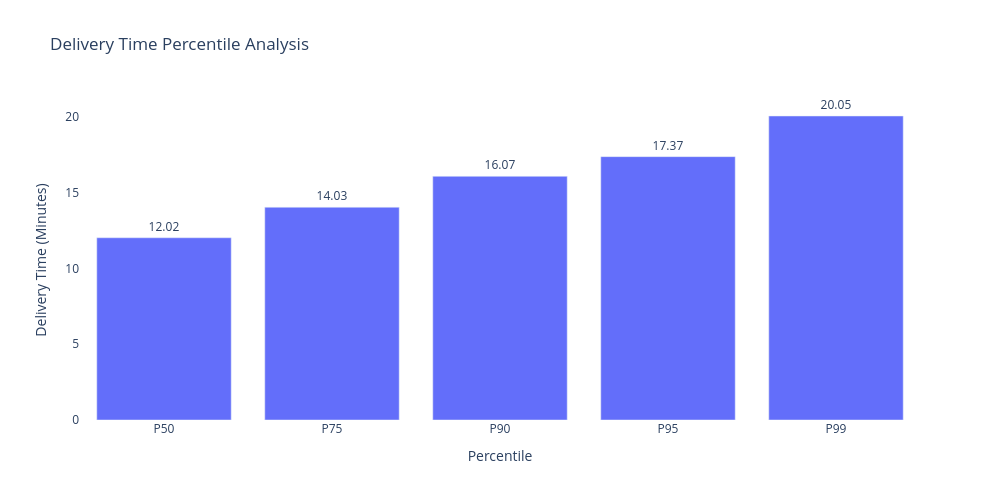

The code cell stored with this chart in its notebook:
### Code cell
delivery_df['delivery_time_minutes'] = (delivery_df['delivered_ts']-delivery_df['order_ts']).dt.total_seconds() / 60

percentile = [50, 75, 90, 95, 99]
percentiles = np.percentile(delivery_df['delivery_time_minutes'], percentile)

percentile_result = pd.DataFrame({
    'percentile' : [f"P{i}" for i in percentile],
    'delivery time (minutes)' : np.round(percentiles, 2)
})

fig = px.bar(
    percentile_result,
    x='percentile',
    y='delivery time (minutes)',
    text='delivery time (minutes)',
    title='Delivery Time Percentile Analysis'
)

fig.update_traces(
    textposition='outside'
)

fig.update_layout(
    width=1000,
    height=500,
    yaxis_title='Delivery Time (Minutes)',
    xaxis_title='Percentile',
    plot_bgcolor='white',
    hovermode=False
)

fig.show()

### Figure 1 — Plotly figure (JSON) as saved in the notebook; plotly's stock layout.template omitted (floating-point values rounded to 4 significant figures)
{"data": [{"hovertemplate": "percentile=%{x}<br>delivery time (minutes)=%{text}<extra></extra>", "legendgroup": "", "marker": {"color": "#636efa", "pattern": {"shape": ""}}, "name": "", "orientation": "v", "showlegend": false, "text": [12.02, 14.03, 16.07, 17.37, 20.05], "textposition": "outside", "type": "bar", "x": ["P50", "P75", "P90", "P95", "P99"], "xaxis": "x", "y": [12.02, 14.03, 16.07, 17.37, 20.05], "yaxis": "y"}], "layout": {"barmode": "relative", "height": 500, "hovermode": false, "legend": {"tracegroupgap": 0}, "plot_bgcolor": "white", "title": {"text": "Delivery Time Percentile Analysis"}, "width": 1000, "xaxis": {"anchor": "y", "domain": [0, 1], "title": {"text": "Percentile"}}, "yaxis": {"anchor": "x", "domain": [0, 1], "title": {"text": "Delivery Time (Minutes)"}}}}
